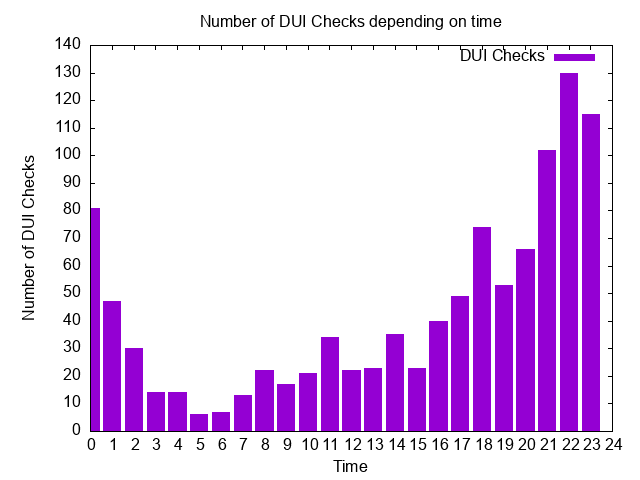

Write gnuplot code to recreate this figure.
set terminal png
set output 'time.png'
set boxwidth 0.8 relative
set style fill solid

set datafile separator ' '

set title "Number of DUI Checks depending on time"
set xlabel "Time"
set ylabel "Number of DUI Checks"
set yrange[0:140]
set xrange[0:24]

set lmargin 10
set xtics 1
set ytics 10

plot 'time.data' using 2:1 with boxes title 'DUI Checks'
